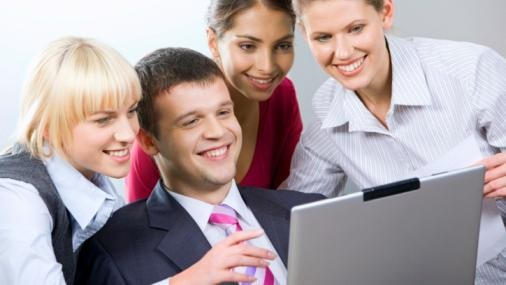
#> input picture app/pic.jpg, 506 x 285 px
$ python app.py
#> lines starting #> are read from the running program, lines starting #| are printed output that depends on the picture; after the words box and inside, x2 and y2 are one past the last pixel; in counts of white or black regions, pixels touching at a corner belong together
#> further down, img is the input picture: shape (285, 506, 3); mean B, G, R 161.8, 159.4, 173.6
### app/faceblur.py
import cv2
import io
import numpy as np


def blur_faces(img):
    # Load the cascade
    face_cascade = cv2.CascadeClassifier('mldata.xml')

    #img = cv2.imdecode(img, flags=1)

    # Convert into grayscale
    gray = cv2.cvtColor(img, cv2.COLOR_BGR2GRAY)
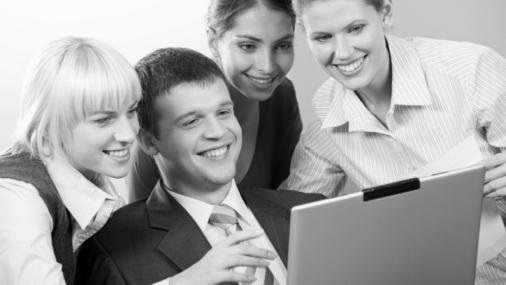
#> gray: shape (285, 506); min 0, max 255, mean 163.9

    # Detect faces
    faces = face_cascade.detectMultiScale(gray, 1.1, 4)
#> faces = [[163, 84, 87, 87], [297, 2, 84, 84], [72, 85, 87, 87], [220, 11, 90, 90]]

    # Draw rectangle around the faces
    for (x, y, w, h) in faces:
        # Select only detected face portion for Blur
        face_color = img[y:y + h, x:x + w]
        # Blur the Face with Gaussian Blur of Kernel Size 51*51
        blur = cv2.GaussianBlur(face_color, (51, 51), 0)
        img[y:y + h, x:x + w] = blur
#> this loop made 4 passes
#> pass 1, in blur_faces, `face_color = img[y:y + h, x:x + w]`:
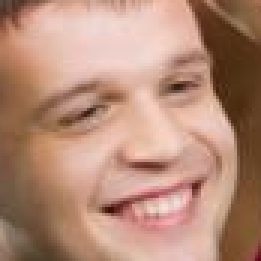
#> face_color: shape (87, 87, 3) (shown 3 times larger); mean B, G, R 120.2, 139.8, 181.4
#> pass 1, in blur_faces, `blur = cv2.GaussianBlur(face_color, (51, 51), 0)`:
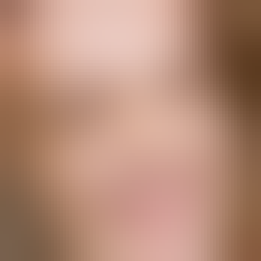
#> blur: shape (87, 87, 3) (shown 3 times larger); mean B, G, R 120.5, 140.1, 181.7
#> pass 2, in blur_faces, `face_color = img[y:y + h, x:x + w]`:
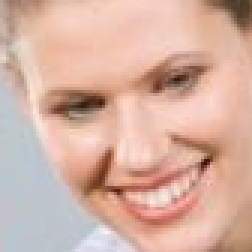
#> face_color: shape (84, 84, 3) (shown 3 times larger); mean B, G, R 162.7, 177.5, 214.2
#> pass 2, in blur_faces, `blur = cv2.GaussianBlur(face_color, (51, 51), 0)`:
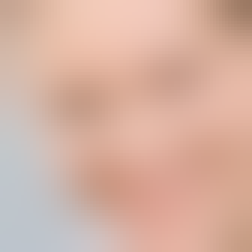
#> blur: shape (84, 84, 3) (shown 3 times larger); mean B, G, R 162.8, 177.6, 214.5
#> after the loop:
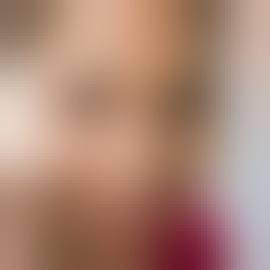
#> face_color: shape (90, 90, 3) (shown 3 times larger); mean B, G, R 118.7, 135.6, 173.3
#> after the loop:
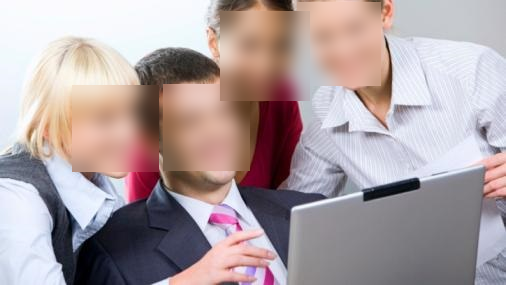
#> img: shape (285, 506, 3); 19.97% of pixels changed, all inside (x1, y1, x2, y2) = (72, 2, 381, 172)

    return img


# [10 lines left out: function proc_req_img, not called in this run]

def enc_faceblur(img):
    img = blur_faces(img)

    img = cv2.imencode('.jpg',img)[1].tobytes()

    return img

### app/app.py
import cv2
import faceblur as fblur

img = cv2.imread('pic.jpg')

img = fblur.enc_faceblur(img)

cv2.imwrite('processed_pic.jpg', img)

$ run again, with app/p.jpg copied over app/pic.jpg
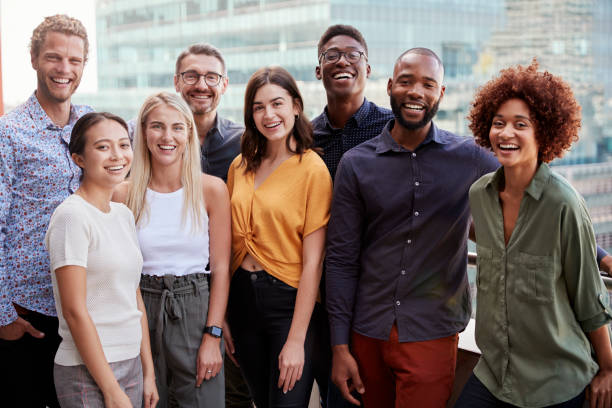
#> input picture app/p.jpg, 612 x 408 px
#> img is the input picture: shape (408, 612, 3); mean B, G, R 109.5, 112.6, 126.8
#> faces = [[35, 38, 56, 56], [174, 55, 55, 55], [139, 105, 57, 57], [87, 123, 57, 57], [247, 84, 55, 55], [131, 62, 55, 55], [316, 33, 53, 53], [385, 59, 60, 60], [479, 99, 64, 64], [89, 301, 58, 58], [310, 10, 66, 66]]
#> the loop in blur_faces, `for (x, y, w, h) in faces:` made 11 passes
#> after the loop in blur_faces, `for (x, y, w, h) in faces:`:
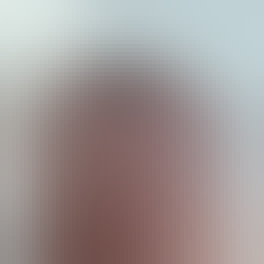
#> face_color: shape (66, 66, 3) (shown 4 times larger); mean B, G, R 151.4, 152.2, 161.2
#> after the loop in blur_faces, `for (x, y, w, h) in faces:`:
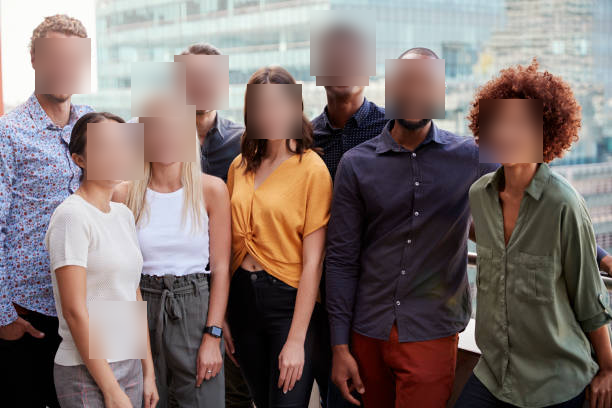
#> img: shape (408, 612, 3); 13.32% of pixels changed, all inside (x1, y1, x2, y2) = (35, 10, 543, 359)
